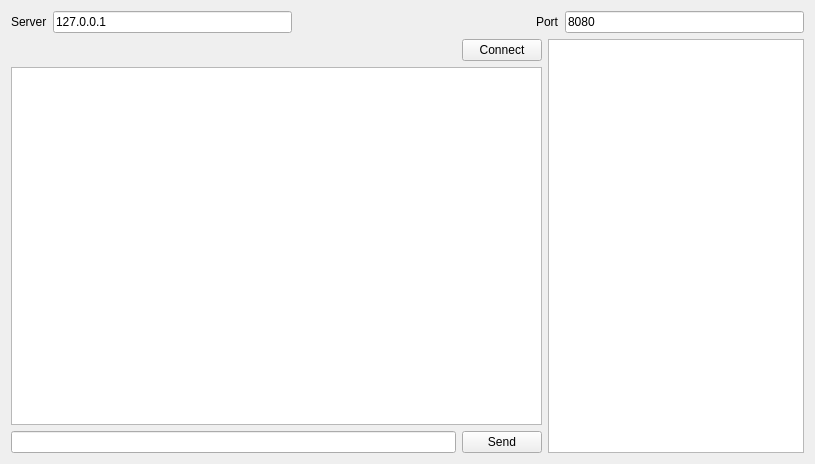
<?xml version="1.0" encoding="UTF-8"?>
<ui version="4.0">
 <class>Form</class>
 <widget class="QWidget" name="Form">
  <property name="geometry">
   <rect>
    <x>0</x>
    <y>0</y>
    <width>815</width>
    <height>464</height>
   </rect>
  </property>
  <property name="windowTitle">
   <string>Form</string>
  </property>
  <layout class="QVBoxLayout" name="verticalLayout">
   <item>
    <layout class="QHBoxLayout" name="horizontalLayout">
     <item>
      <widget class="QLabel" name="label">
       <property name="text">
        <string>Server</string>
       </property>
      </widget>
     </item>
     <item>
      <widget class="QLineEdit" name="uiIP">
       <property name="inputMask">
        <string/>
       </property>
       <property name="text">
        <string>127.0.0.1</string>
       </property>
      </widget>
     </item>
     <item>
      <spacer name="horizontalSpacer">
       <property name="orientation">
        <enum>Qt::Horizontal</enum>
       </property>
       <property name="sizeHint" stdset="0">
        <size>
         <width>40</width>
         <height>20</height>
        </size>
       </property>
      </spacer>
     </item>
     <item>
      <widget class="QLabel" name="label_2">
       <property name="text">
        <string>Port</string>
       </property>
      </widget>
     </item>
     <item>
      <widget class="QLineEdit" name="uiPort">
       <property name="inputMask">
        <string>0000; </string>
       </property>
       <property name="text">
        <string>8080</string>
       </property>
      </widget>
     </item>
    </layout>
   </item>
   <item>
    <layout class="QHBoxLayout" name="horizontalLayout_2">
     <item>
      <layout class="QVBoxLayout" name="verticalLayout_2">
       <item>
        <layout class="QHBoxLayout" name="horizontalLayout_3">
         <item>
          <spacer name="horizontalSpacer_2">
           <property name="orientation">
            <enum>Qt::Horizontal</enum>
           </property>
           <property name="sizeHint" stdset="0">
            <size>
             <width>40</width>
             <height>20</height>
            </size>
           </property>
          </spacer>
         </item>
         <item>
          <widget class="QPushButton" name="bConnect">
           <property name="text">
            <string>Connect</string>
           </property>
          </widget>
         </item>
        </layout>
       </item>
       <item>
        <widget class="QTextEdit" name="output">
         <property name="sizePolicy">
          <sizepolicy hsizetype="MinimumExpanding" vsizetype="MinimumExpanding">
           <horstretch>0</horstretch>
           <verstretch>0</verstretch>
          </sizepolicy>
         </property>
         <property name="frameShadow">
          <enum>QFrame::Sunken</enum>
         </property>
         <property name="lineWidth">
          <number>2</number>
         </property>
         <property name="readOnly">
          <bool>true</bool>
         </property>
        </widget>
       </item>
       <item>
        <layout class="QHBoxLayout" name="horizontalLayout_4">
         <item>
          <widget class="QLineEdit" name="command"/>
         </item>
         <item>
          <widget class="QPushButton" name="bSend">
           <property name="text">
            <string>Send</string>
           </property>
          </widget>
         </item>
        </layout>
       </item>
      </layout>
     </item>
     <item>
      <widget class="QListView" name="uiCommandList">
       <property name="sizePolicy">
        <sizepolicy hsizetype="Maximum" vsizetype="Expanding">
         <horstretch>0</horstretch>
         <verstretch>0</verstretch>
        </sizepolicy>
       </property>
       <property name="dragEnabled">
        <bool>true</bool>
       </property>
       <property name="dragDropMode">
        <enum>QAbstractItemView::DragOnly</enum>
       </property>
      </widget>
     </item>
    </layout>
   </item>
  </layout>
 </widget>
 <resources/>
 <connections/>
</ui>
